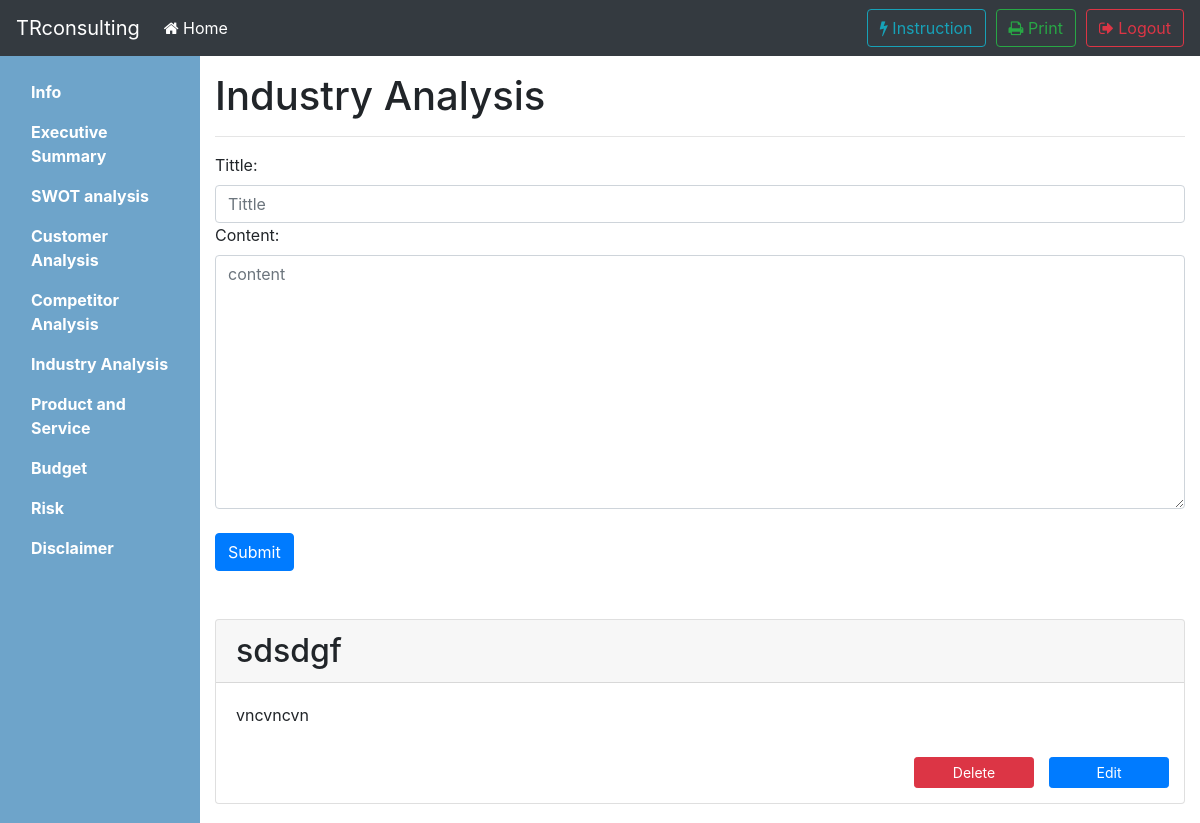
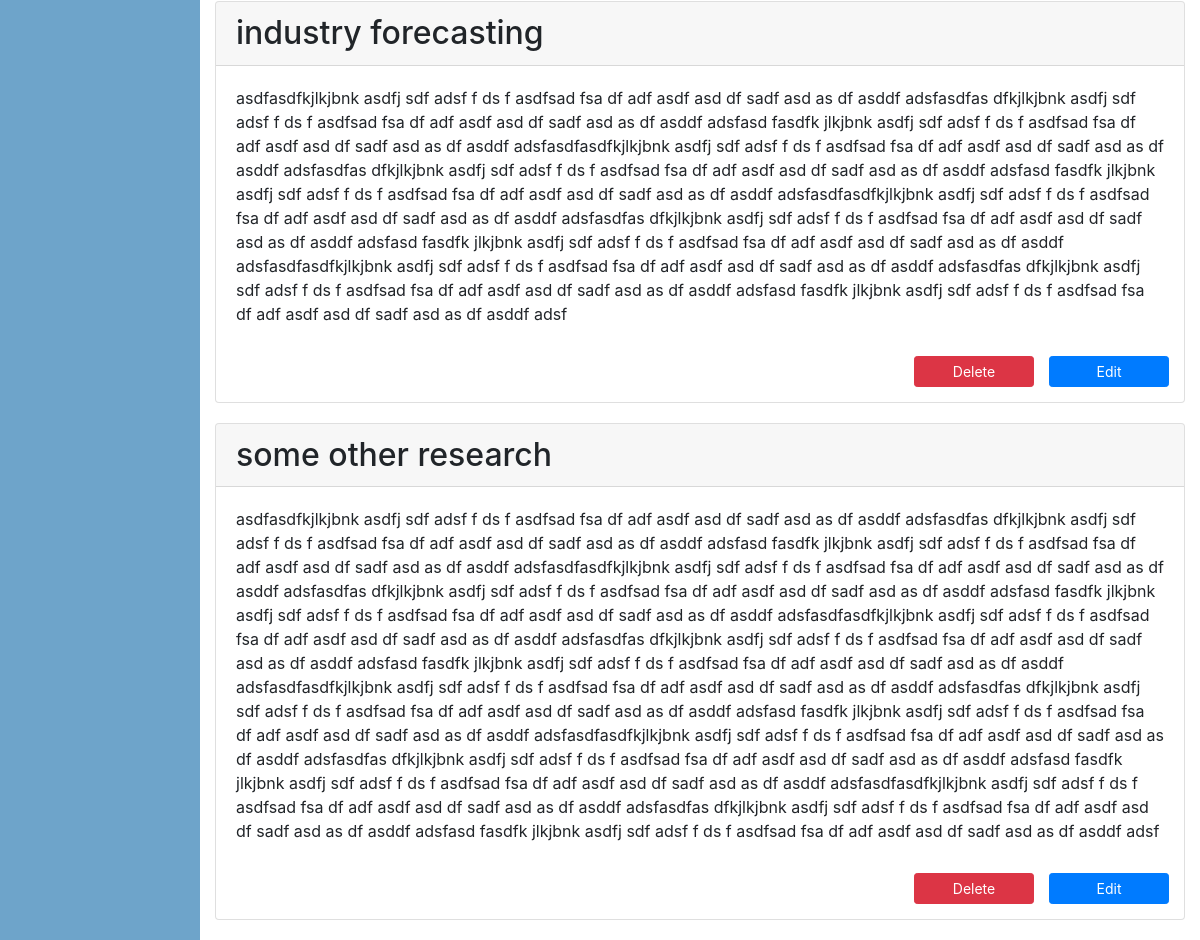
/1/industry_analysis (signed in), run on the app's committed database (2 pictures, top to bottom).
### tables this page shows
CREATE TABLE INDUSTRY_ANALYSIS(pid INTEGER, did INTEGER PRIMARY KEY, tt TEXT NOT NULL, pg TEXT NOT NULL, FOREIGN KEY (pid) REFERENCES user(id));

### bpb.py (the view)
@app.route('/<int:pid>/industry_analysis',methods=['GET','POST'])
def industry_analysis(pid):
	if 'logged_in' in session:
		if (session['logged_in'] == True):
			if request.method == 'GET':
				data = db_func.select_record('industry_analysis',pid)
				return render_template('industry_analysis.html', data=data)
			if request.method == 'POST':
				tt = request.form['tt']
				pg = request.form['pg']
				db_func.insert_record('industry_analysis',pid,tt,pg)
				flash('successfully insert !')
				return redirect('/%d/industry_analysis' % pid)
		else:
			return redirect(url_for('login'))
	else:
		return redirect(url_for('login'))

### db_func.py (called while the page is built)
def select_record(table,pid):
	conn = sqlite3.connect('test.db')
	c = conn.cursor()
	c.execute('''SELECT * FROM '%s' WHERE pid='%d' ''' % (table,pid))
	content = c.fetchall()
	conn.commit()
	conn.close()
	return content

### templates/industry_analysis.html (shortened to what this page needs)
{% extends "layout.html" %}
{% block main %}
			<main class="col-sm-9 ml-sm-auto col-md-10 pt-3" role="main">
				<h1>Industry Analysis</h1>
				<section class="placeholders">
					<div>
						<hr>
						<form class="form" method="post">
							<label for="pg">Tittle:</label>
							<input id="tt" name="tt" class="form-control" placeholder="Tittle" required>
							<label for="pg">Content:</label>
							<textarea rows="10" id="pg" name="pg" class="form-control" placeholder="content" required></textarea>
							<br>
							<input class="btn btn-primary" method = "post" type="submit"></input>
						</form>
					</div>
				</section>
				<br>
				<br>
				<section>
					<div class="streamOfParts">
						{% if data %}
						{% for i in data %}
						<div class="card" style="margin-bottom: 20px;">
							<h2 class="card-header">{{ i[2] }}</h2>
							<div style="white-space: pre-line" class="card-body">{{ i[3] }}</div>
							<div align="right" style="margin-bottom: 15px;">
								<input type="button" class="btn btn-primary btn-sm" data-toggle="modal" data-target="#editModal" onclick="load(this)" style="margin-right: 15px;margin-top:10px;float:right;width: 120px;" value="Edit"></input>
								<input type="button" class="btn btn-sm btn-danger" data-toggle="modal" onclick="deleteFunction(this)" style="margin-right: 15px;margin-top:10px;float:right;width: 120px;" value="Delete" data-target="#delConfirm"> </input>
							</div>
						</div>
						{% endfor %}
						{% endif %}
					</div>
				</section>
			</main>
{% endblock %}

### data on the page
INDUSTRY_ANALYSIS: tt "sdsdgf", pg "vncvncvn"
INDUSTRY_ANALYSIS: tt "industry forecasting", pg "asdfasdfkjlkjbnk asdfj sdf adsf f ds f asdfsad fsa df adf asdf asd df sadf asd as df asddf adsfasdfas dfkjlkjbnk asdfj sdf adsf f ds f asdfsad fsa df adf asdf asd df sadf asd as df asddf adsfasd fasdfk jlkjbnk asdfj sdf adsf f ds f asdfsad fsa df adf asdf asd df sadf asd as df asddf adsfasdfasdfkjlkjbnk asdfj sdf adsf f ds f asdfsad fsa df adf asdf asd df sadf asd as df asddf adsfasdfas dfkjlkjbnk asdfj sdf adsf f ds f asdfsad fsa df adf asdf asd df sadf asd as df asddf adsfasd fasdfk jlkjbnk asdfj sdf adsf f ds f asdfsad fsa df adf asdf asd df sadf asd as df asddf adsfasdfasdfkjlkjbnk asdfj sdf adsf f ds f asdfsad fsa df adf asdf asd df sadf asd as df asddf adsfasdfas dfkjlkjbnk asdfj sdf…"
INDUSTRY_ANALYSIS: tt "some other research", pg "asdfasdfkjlkjbnk asdfj sdf adsf f ds f asdfsad fsa df adf asdf asd df sadf asd as df asddf adsfasdfas dfkjlkjbnk asdfj sdf adsf f ds f asdfsad fsa df adf asdf asd df sadf asd as df asddf adsfasd fasdfk jlkjbnk asdfj sdf adsf f ds f asdfsad fsa df adf asdf asd df sadf asd as df asddf adsfasdfasdfkjlkjbnk asdfj sdf adsf f ds f asdfsad fsa df adf asdf asd df sadf asd as df asddf adsfasdfas dfkjlkjbnk asdfj sdf adsf f ds f asdfsad fsa df adf asdf asd df sadf asd as df asddf adsfasd fasdfk jlkjbnk asdfj sdf adsf f ds f asdfsad fsa df adf asdf asd df sadf asd as df asddf adsfasdfasdfkjlkjbnk asdfj sdf adsf f ds f asdfsad fsa df adf asdf asd df sadf asd as df asddf adsfasdfas dfkjlkjbnk asdfj sdf…"
